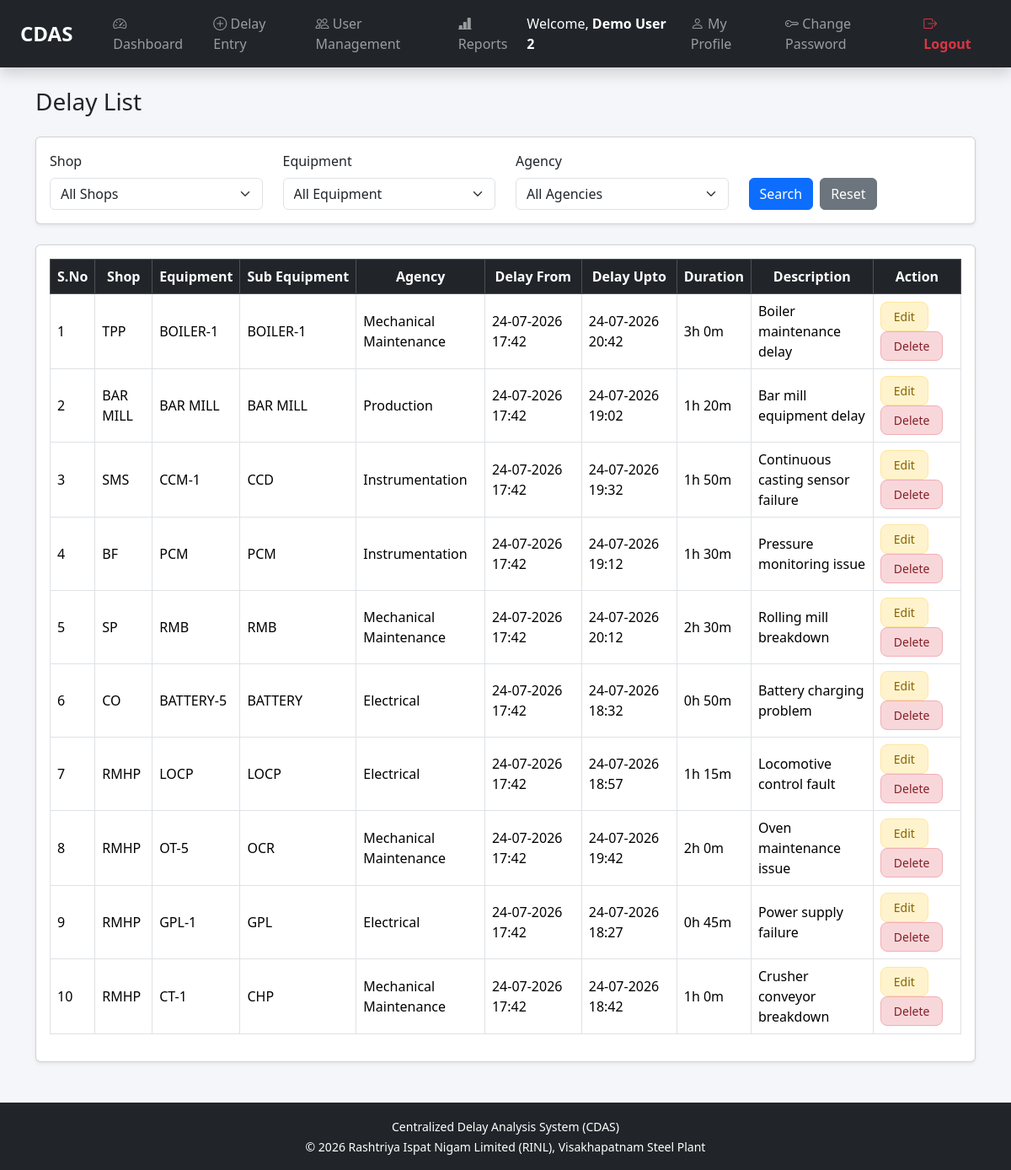
Page /delay/list/ (signed in) on the committed database.
### delays/models.py (models this page shows, shortened)
class Delay(models.Model):
    shop = models.ForeignKey(Shop, on_delete=models.CASCADE)
    equipment = models.ForeignKey(Equipment, on_delete=models.CASCADE)
    subequipment = models.ForeignKey(SubEquipment, on_delete=models.CASCADE)
    agency = models.ForeignKey(Agency, on_delete=models.CASCADE)
    delay_from = models.DateTimeField()
    delay_upto = models.DateTimeField()
    delay_duration = models.DurationField()
    delay_desc = models.TextField()
    entered_by = models.CharField(max_length=100)
    created_at = models.DateTimeField(auto_now_add=True)
    updated_at = models.DateTimeField(auto_now=True)
    status = models.CharField(
    max_length=20,
    choices=[
        ("Pending", "Pending"),
        ("Approved", "Approved"),
        ("Rejected", "Rejected")
    ],
    default="Pending"
)
    remarks = models.TextField(
    blank=True,
    default=""
)

### masters/models.py (models this page shows, shortened)
class Shop(models.Model):
    shop_code = models.CharField(max_length=20, unique=True)
    shop_desc = models.CharField(max_length=100)

class Equipment(models.Model):
    shop = models.ForeignKey(Shop, on_delete=models.CASCADE)
    eqpt_code = models.CharField(max_length=20)
    eqpt_desc = models.CharField(max_length=100)

class SubEquipment(models.Model):
    equipment = models.ForeignKey(Equipment, on_delete=models.CASCADE)
    sub_eqpt_code = models.CharField(max_length=20)
    sub_eqpt_desc = models.CharField(max_length=100)

class Agency(models.Model):
    agency_name = models.CharField(max_length=100)

### delays/views.py (the view)
# urls.py: path("list/", views.delay_list, name="delay_list"),
def delay_list(request):
    delays = Delay.objects.select_related(
        "shop",
        "equipment",
        "subequipment",
        "agency"
    ).order_by("-delay_from")
    shop = request.GET.get("shop")
    equipment = request.GET.get("equipment")
    agency = request.GET.get("agency")
    from_date = request.GET.get("from_date")
    to_date = request.GET.get("to_date")
    if shop:
        delays = delays.filter(shop_id=shop)
    if equipment:
        delays = delays.filter(equipment_id=equipment)
    if agency:
        delays = delays.filter(agency_id=agency)
    if from_date:
        delays = delays.filter(
            delay_from__date__gte=from_date
        )
    if to_date:
        delays = delays.filter(
            delay_upto__date__lte=to_date
        )
    paginator = Paginator(
        delays,
        10
    )
    page = request.GET.get("page")
    delays = paginator.get_page(page)
    for delay in delays:
        seconds = int(
            delay.delay_duration.total_seconds()
        )
        hours = seconds // 3600
        minutes = (
            seconds % 3600
        ) // 60
        delay.duration_display = (
            f"{hours}h {minutes}m"
        )
    return render(
        request,
        "delays/delay_list.html",
        {
            "delays": delays,
            "shops": Shop.objects.all(),
            "equipment": Equipment.objects.all(),
            "agencies": Agency.objects.all()
        }
    )

### delays/templates/delays/delay_list.html (shortened to what this page needs)
{% extends "base.html" %}
{% block content %}
<div class="container mt-4">
<h3 class="mb-4">
    Delay List
</h3>
<div class="card shadow-sm mb-4">
<div class="card-body">
<form method="GET">
<div class="row">
<div class="col-md-3">
<label class="form-label">
Shop
</label>
<select name="shop" class="form-select">
<option value="">
All Shops
</option>
</select>
</div>
<div class="col-md-3">
<label class="form-label">
Equipment
</label>
<select name="equipment" class="form-select">
<option value="">
All Equipment
</option>
</select>
</div>
<div class="col-md-3">
<label class="form-label">
Agency
</label>
<select name="agency" class="form-select">
<option value="">
All Agencies
</option>
</select>
</div>
<div class="col-md-3 d-flex align-items-end">
<button class="btn btn-primary me-2">
Search
</button>
<a href="{% url 'delay_list' %}"
class="btn btn-secondary">
Reset
</a>
</div>
</div>
</form>
</div>
</div>
<div class="card shadow-sm">
<div class="card-body">
<div class="table-responsive">
<table class="table table-hover table-bordered align-middle">
<thead class="table-dark">
<tr>
<th>
S.No
</th>
<th>
Shop
</th>
<th>
Equipment
</th>
<th>
Sub Equipment
</th>
<th>
Agency
</th>
<th>
Delay From
</th>
<th>
Delay Upto
</th>
<th>
Duration
</th>
<th>
Description
</th>
<th>
Action
</th>
</tr>
</thead>
<tbody>
{% for delay in delays %}
<tr>
<td>
{{forloop.counter}}
</td>
<td>
{{delay.shop.shop_desc}}
</td>
<td>
{{delay.equipment.eqpt_desc}}
</td>
<td>
{{delay.subequipment.sub_eqpt_desc}}
</td>
<td>
{{delay.agency.agency_name}}
</td>
<td>
{{delay.delay_from|date:"d-m-Y H:i"}}
</td>
<td>
{{delay.delay_upto|date:"d-m-Y H:i"}}
</td>
<td>
{{delay.duration_display}}
</td>
<td>
{{delay.delay_desc}}
</td>
<td>
<a href="{% url 'edit_delay' delay.id %}"
class="btn btn-sm edit-btn me-1">
Edit
</a>
<a href="{% url 'delete_delay' delay.id %}"
class="btn btn-sm delete-btn"
onclick="return confirm('Are you sure you want to delete this delay?');">
Delete
</a>
</td>
</tr>
{% endfor %}
</tbody>
</table>
</div>
</div>
</div>
</div>
{% endblock %}

### static/css/style.css (style rules this page uses)
body { background:#f4f6f9; }
table { background:white; }
.card { box-shadow:0px 2px 8px rgba(0,0,0,0.1); }

### delays/templates/delays/delay_list.html (style rules this page uses)
.edit-btn { background-color:#FFF3CD; color:#856404; border:1px solid #FFE69C; font-weight:500; padding:6px 15px; border-radius:8px; transition:0.3s; }
.delete-btn { background-color:#F8D7DA; color:#842029; border:1px solid #F1AEB5; font-weight:500; padding:6px 15px; border-radius:8px; transition:0.3s; }
.table th { text-align:center; white-space:nowrap; }
.table td { vertical-align:middle; }

### rows in the picture
Delay: shop.shop_desc "TPP", equipment.eqpt_desc "BOILER-1", subequipment.sub_eqpt_desc "BOILER-1", agency.agency_name "Mechanical Maintenance", delay_from "24-07-2026 17:42", delay_upto "24-07-2026 20:42", duration_display "3h 0m", delay_desc "Boiler maintenance delay"
Delay: shop.shop_desc "BAR MILL", equipment.eqpt_desc "BAR MILL", subequipment.sub_eqpt_desc "BAR MILL", agency.agency_name "Production", delay_from "24-07-2026 17:42", delay_upto "24-07-2026 19:02", duration_display "1h 20m", delay_desc "Bar mill equipment delay"
Delay: shop.shop_desc "SMS", equipment.eqpt_desc "CCM-1", subequipment.sub_eqpt_desc "CCD", agency.agency_name "Instrumentation", delay_from "24-07-2026 17:42", delay_upto "24-07-2026 19:32", duration_display "1h 50m", delay_desc "Continuous casting sensor failure"
Delay: shop.shop_desc "BF", equipment.eqpt_desc "PCM", subequipment.sub_eqpt_desc "PCM", agency.agency_name "Instrumentation", delay_from "24-07-2026 17:42", delay_upto "24-07-2026 19:12", duration_display "1h 30m", delay_desc "Pressure monitoring issue"
Delay: shop.shop_desc "SP", equipment.eqpt_desc "RMB", subequipment.sub_eqpt_desc "RMB", agency.agency_name "Mechanical Maintenance", delay_from "24-07-2026 17:42", delay_upto "24-07-2026 20:12", duration_display "2h 30m", delay_desc "Rolling mill breakdown"
Delay: shop.shop_desc "CO", equipment.eqpt_desc "BATTERY-5", subequipment.sub_eqpt_desc "BATTERY", agency.agency_name "Electrical", delay_from "24-07-2026 17:42", delay_upto "24-07-2026 18:32", duration_display "0h 50m", delay_desc "Battery charging problem"
Delay: shop.shop_desc "RMHP", equipment.eqpt_desc "LOCP", subequipment.sub_eqpt_desc "LOCP", agency.agency_name "Electrical", delay_from "24-07-2026 17:42", delay_upto "24-07-2026 18:57", duration_display "1h 15m", delay_desc "Locomotive control fault"
Delay: shop.shop_desc "RMHP", equipment.eqpt_desc "OT-5", subequipment.sub_eqpt_desc "OCR", agency.agency_name "Mechanical Maintenance", delay_from "24-07-2026 17:42", delay_upto "24-07-2026 19:42", duration_display "2h 0m", delay_desc "Oven maintenance issue"
Delay: shop.shop_desc "RMHP", equipment.eqpt_desc "GPL-1", subequipment.sub_eqpt_desc "GPL", agency.agency_name "Electrical", delay_from "24-07-2026 17:42", delay_upto "24-07-2026 18:27", duration_display "0h 45m", delay_desc "Power supply failure"
Delay: shop.shop_desc "RMHP", equipment.eqpt_desc "CT-1", subequipment.sub_eqpt_desc "CHP", agency.agency_name "Mechanical Maintenance", delay_from "24-07-2026 17:42", delay_upto "24-07-2026 18:42", duration_display "1h 0m", delay_desc "Crusher conveyor breakdown"

### other values in the picture
{{ request.session.emp_name|default:"System Admin" }} "Demo User 2"
